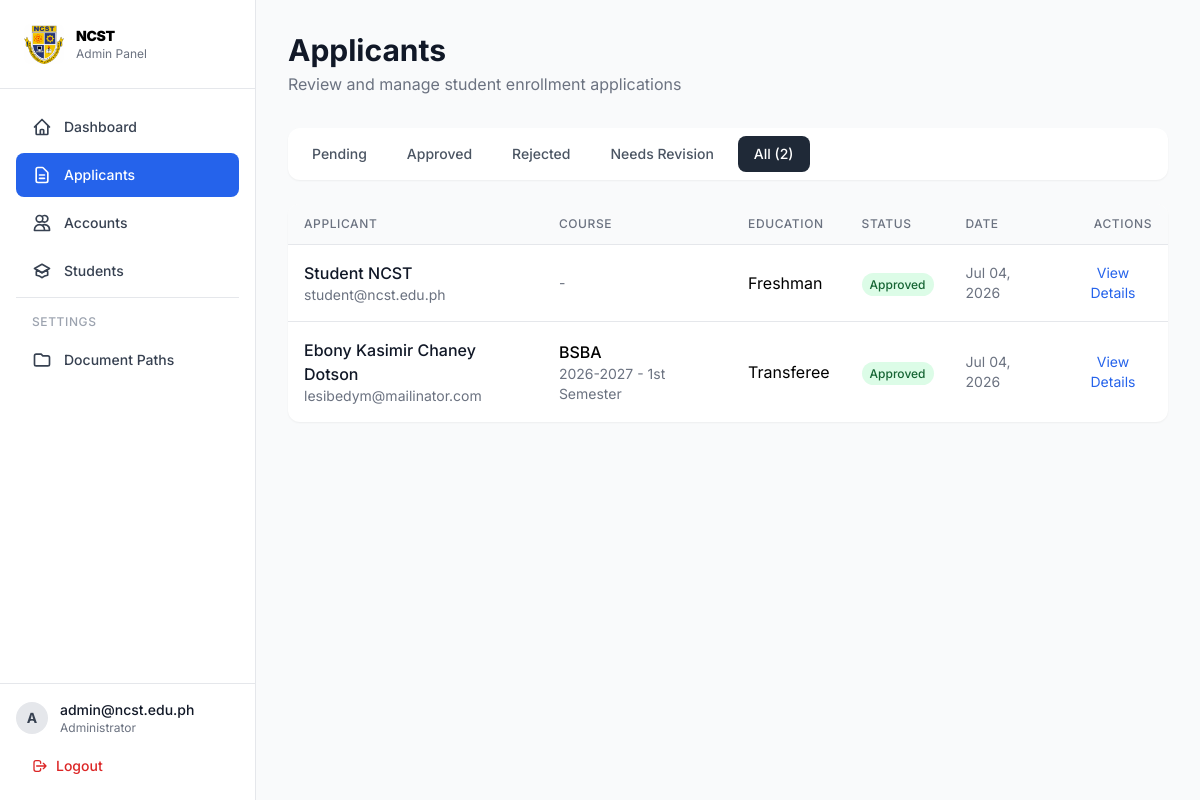
The page /src/view/admin/applicants.php?status=all (signed in) on the database its author committed.
### tables this page shows
CREATE TABLE `applicants` (
  `id` int(11) NOT NULL,
  `first_name` varchar(100) NOT NULL,
  `middle_name` varchar(100) DEFAULT NULL,
  `last_name` varchar(100) NOT NULL,
  `suffix` varchar(20) DEFAULT NULL,
  `birthday` date NOT NULL,
  `gender` enum('Male','Female','Other') NOT NULL,
  `civil_status` enum('Single','Married','Widowed','Separated','Annulled') DEFAULT 'Single',
  `nationality` varchar(100) DEFAULT 'Filipino',
  `religion` varchar(100) DEFAULT NULL,
  `birth_place` varchar(255) DEFAULT NULL,
  `email` varchar(150) NOT NULL,
  `contact_number` varchar(20) NOT NULL,
  `home_address` varchar(255) DEFAULT NULL,
  `province` varchar(100) DEFAULT NULL,
  `city` varchar(100) DEFAULT NULL,
  `barangay` varchar(100) DEFAULT NULL,
  `zip_code` varchar(10) DEFAULT NULL,
  `father_name` varchar(255) DEFAULT NULL,
  `mother_name` varchar(255) DEFAULT NULL,
  `guardian_name` varchar(255) DEFAULT NULL,
  `guardian_contact` varchar(20) DEFAULT NULL,
  `guardian_relationship` varchar(50) DEFAULT NULL,
  `education_type` enum('freshman','transferee','shiftee') DEFAULT 'freshman',
  `highschool_name` varchar(255) DEFAULT NULL,
  `highschool_address` varchar(255) DEFAULT NULL,
  `shs_strand` varchar(100) DEFAULT NULL,
  `shs_track` varchar(100) DEFAULT NULL,
  `year_graduated` varchar(20) DEFAULT NULL,
  `lrn` varchar(20) DEFAULT NULL,
  `previous_college` varchar(255) DEFAULT NULL,
  `previous_course` varchar(100) DEFAULT NULL,
  `last_year_level` varchar(20) DEFAULT NULL,
  `preferred_course` varchar(100) NOT NULL,
  `second_course` varchar(100) DEFAULT NULL,
  `semester` varchar(50) NOT NULL,
  `academic_year` varchar(20) NOT NULL,
  `status` enum('pending','approved','rejected','revision') DEFAULT 'pending',
  `rejection_reason` text DEFAULT NULL,
  `reviewed_by` int(11) DEFAULT NULL,
  `reviewed_at` timestamp NULL DEFAULT NULL,
  `user_id` int(11) DEFAULT NULL,
  `created_at` timestamp NOT NULL DEFAULT current_timestamp(),
  `updated_at` timestamp NOT NULL DEFAULT current_timestamp() ON UPDATE current_timestamp(),
  `expires_at` timestamp NOT NULL DEFAULT (current_timestamp() + interval 14 day)
);

### src/view/admin/applicants.php (the view, shortened to what this page needs)
<?php
require_once __DIR__ . '/sidebar.php';
$status_filter = $_GET['status'] ?? 'pending';
$query = "SELECT a.*, u.first_name as reviewed_by_name
          FROM applicants a
          LEFT JOIN users u ON a.reviewed_by = u.id
          WHERE 1=1";
$query .= " ORDER BY a.created_at DESC";
try {
    $applicants = $pdo->query($query)->fetchAll();
} catch (Exception $e) {
    $applicants = [];
}
$counts = ['pending' => 0, 'approved' => 0, 'rejected' => 0, 'revision' => 0, 'all' => count($applicants)];
foreach ($applicants as $a) {
    if (isset($counts[$a['status']])) {
        $counts[$a['status']]++;
    }
}
?>
<div class="mb-8">
    <h1 class="text-3xl font-bold text-gray-900">Applicants</h1>
    <p class="text-gray-500 mt-1">Review and manage student enrollment applications</p>
</div>
<div class="flex flex-wrap gap-2 mb-6 bg-white p-2 rounded-xl shadow-sm">
    <a href="?status=pending"
        class="px-4 py-2 rounded-lg text-sm font-medium transition-colors <?= $status_filter === 'pending' ? 'bg-blue-600 text-white' : 'text-gray-600 hover:bg-gray-100' ?>">
        Pending <?php if ($counts['pending'] > 0): ?><span
                class="ml-1 bg-amber-400 text-amber-900 px-2 py-0.5 rounded-full text-xs"><?= $counts['pending'] ?></span><?php endif; ?>
    </a>
    <a href="?status=approved"
        class="px-4 py-2 rounded-lg text-sm font-medium transition-colors <?= $status_filter === 'approved' ? 'bg-green-600 text-white' : 'text-gray-600 hover:bg-gray-100' ?>">
        Approved
    </a>
    <a href="?status=rejected"
        class="px-4 py-2 rounded-lg text-sm font-medium transition-colors <?= $status_filter === 'rejected' ? 'bg-red-600 text-white' : 'text-gray-600 hover:bg-gray-100' ?>">
        Rejected
    </a>
    <a href="?status=revision"
        class="px-4 py-2 rounded-lg text-sm font-medium transition-colors <?= $status_filter === 'revision' ? 'bg-indigo-600 text-white' : 'text-gray-600 hover:bg-gray-100' ?>">
        Needs Revision
    </a>
    <a href="?status=all"
        class="px-4 py-2 rounded-lg text-sm font-medium transition-colors <?= $status_filter === 'all' ? 'bg-gray-800 text-white' : 'text-gray-600 hover:bg-gray-100' ?>">
        All (<?= $counts['all'] ?>)
    </a>
</div>
<div class="bg-white rounded-xl shadow-sm overflow-hidden">
    <?php if (empty($applicants)): ?>
        <div class="p-8 text-center text-gray-500">
            <svg class="w-12 h-12 mx-auto mb-4 text-gray-300" fill="none" viewBox="0 0 24 24" stroke="currentColor">
                <path stroke-linecap="round" stroke-linejoin="round" stroke-width="2"
                    d="M9 12h6m-6 4h6m2 5H7a2 2 0 01-2-2V5a2 2 0 012-2h5.586a1 1 0 01.707.293l5.414 5.414a1 1 0 01.293.707V19a2 2 0 01-2 2z" />
            </svg>
            <p>No applications found.</p>
        </div>
    <?php else: ?>
        <div class="overflow-x-auto">
            <table class="w-full">
                <thead class="bg-gray-50 border-b">
                    <tr>
                        <th class="px-4 py-3 text-left text-xs font-medium text-gray-500 uppercase tracking-wider">Applicant
                        </th>
                        <th class="px-4 py-3 text-left text-xs font-medium text-gray-500 uppercase tracking-wider">Course
                        </th>
                        <th class="px-4 py-3 text-left text-xs font-medium text-gray-500 uppercase tracking-wider">Education
                        </th>
                        <th class="px-4 py-3 text-left text-xs font-medium text-gray-500 uppercase tracking-wider">Status
                        </th>
                        <th class="px-4 py-3 text-left text-xs font-medium text-gray-500 uppercase tracking-wider">Date</th>
                        <th class="px-4 py-3 text-right text-xs font-medium text-gray-500 uppercase tracking-wider">Actions
                        </th>
                    </tr>
                </thead>
                <tbody class="divide-y divide-gray-200">
                    <?php foreach ($applicants as $app): ?>
                        <tr class="hover:bg-gray-50">
                            <td class="px-4 py-4">
                                <div class="font-medium text-gray-900">
                                    <?= htmlspecialchars($app['first_name'] . ' ' . ($app['middle_name'] ?? '') . ' ' . $app['last_name']) ?>
                                </div>
                                <div class="text-sm text-gray-500"><?= htmlspecialchars($app['email']) ?></div>
                            </td>
                            <td class="px-4 py-4">
                                <div class="font-medium"><?= htmlspecialchars($app['preferred_course']) ?></div>
                                <div class="text-sm text-gray-500">
                                    <?= htmlspecialchars(($app['academic_year'] ?? '') . ' - ' . ($app['semester'] ?? '')) ?>
                                </div>
                            </td>
                            <td class="px-4 py-4">
                                <span class="capitalize"><?= htmlspecialchars($app['education_type'] ?? 'freshman') ?></span>
                            </td>
                            <td class="px-4 py-4">
                                <?php
                                $status_class = match ($app['status']) {
                                    'pending' => 'bg-amber-100 text-amber-800',
                                    'approved' => 'bg-green-100 text-green-800',
                                    'rejected' => 'bg-red-100 text-red-800',
                                    'revision' => 'bg-indigo-100 text-indigo-800',
                                    default => 'bg-gray-100 text-gray-800'
                                };
                                ?>
                                <span class="px-2 py-1 rounded-full text-xs font-medium <?= $status_class ?>">
                                    <?= ucfirst($app['status']) ?>
                                </span>
                            </td>
                            <td class="px-4 py-4 text-sm text-gray-500">
                                <?= date('M d, Y', strtotime($app['created_at'])) ?>
                            </td>
                            <td class="px-4 py-4 text-right">
                                <button onclick="viewApplication(<?= $app['id'] ?>)"
                                    class="text-blue-600 hover:underline text-sm">View Details</button>
                            </td>
                        </tr>
                    <?php endforeach; ?>
                </tbody>
            </table>
        </div>
    <?php endif; ?>
</div>
</main>
</div>
</body>
</html>

### rows shown on the page
applicants: first_name+middle_name+last_name "Student NCST", email "student@ncst.edu.ph", academic_year+semester "-", education_type "Freshman", status "Approved", created_at "Jul 04, 2026"
applicants: first_name+middle_name+last_name "Ebony Kasimir Chaney Dotson", email "lesibedym@mailinator.com", preferred_course "BSBA", academic_year+semester "2026-2027 - 1st Semester", education_type "Transferee", status "Approved", created_at "Jul 04, 2026"

### other values the page prints
substr($_SESSION['email'] ?? 'A', 0, 1) "A"
$_SESSION['email'] "admin@ncst.edu.ph"
$counts['all'] "2"
